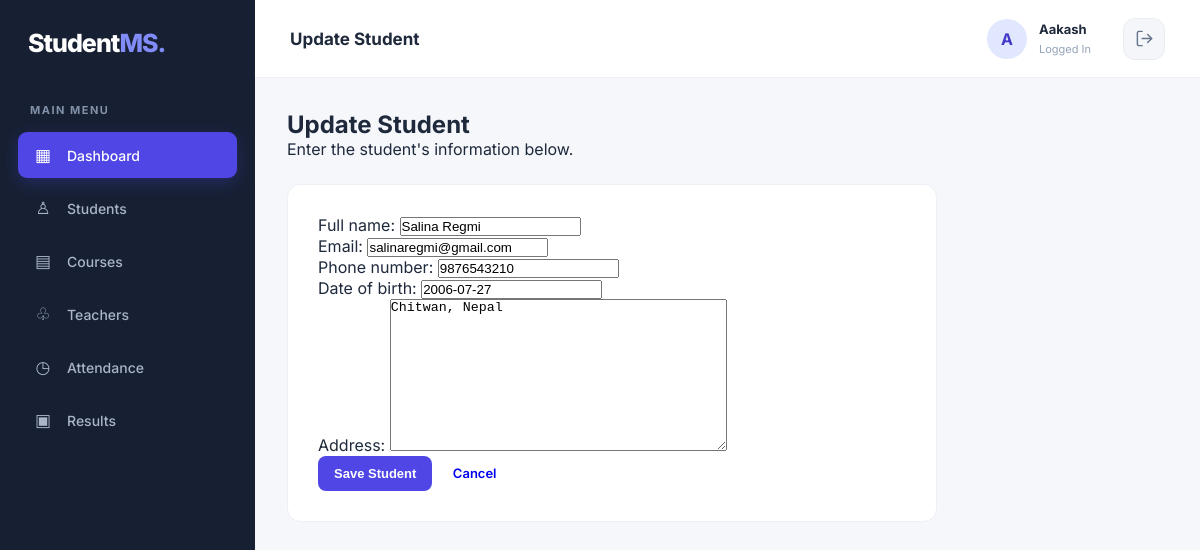
Page /students/2/edit/ (signed in) on the earlier database version.
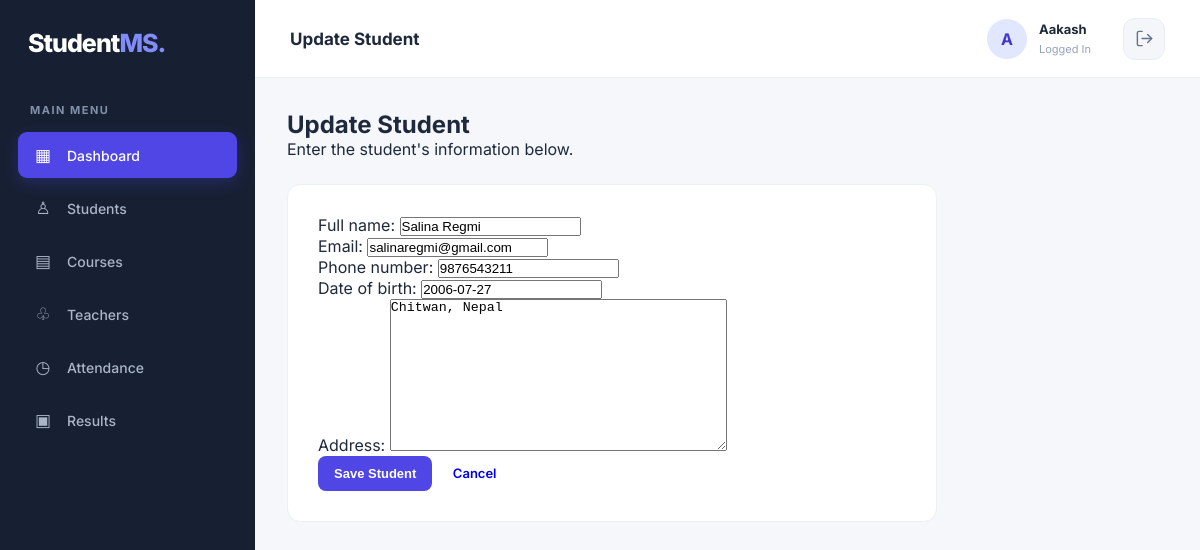
Same page on the later database version.
### students/models.py (models this page shows, shortened)
class Student(models.Model):
    full_name = models.CharField(max_length=100)
    email = models.EmailField(unique=True)
    phone_number = models.CharField(max_length=15, unique=True)
    date_of_birth = models.DateField(blank=True, null=True)
    address = models.TextField(blank=True, null=True)
    enrollment_date = models.DateField(auto_now_add=True)

### students/views.py (the view)
# urls.py: path('students/<int:pk>/edit/', views.student_update, name='student_update'),
@login_required
def student_update(request, pk):
    student = get_object_or_404(Student, pk=pk)
    if request.method == 'POST':
        form = StudentForm(request.POST, instance=student)
        if form.is_valid():
            form.save()
            return redirect('student_list')
    else:
        form = StudentForm(instance=student)
    return render(request, 'students/student_form.html', {
        'form': form,
        'title': 'Update Student'
    })

### students/forms.py
class StudentForm(forms.ModelForm):
    class Meta:
        model = Student
        fields = [
            'full_name',
            'email',
            'phone_number',
            'date_of_birth',
            'address',
        ]

### students/templates/students/student_form.html (shortened to what this page needs)
{% extends 'students/base.html' %}
{% block page_heading %}{{ title }}{% endblock %}
{% block content %}
<div class="page-heading">
    <div>
        <h2>{{ title }}</h2>
        <p>Enter the student's information below.</p>
    </div>
</div>
<div class="form-container">
    <form method="POST">
        {{ form.as_p }}
        <div class="form-actions">
            <button type="submit" class="btn btn-primary">
                Save Student
            </button>
            <a href="{% url 'student_list' %}"
               class="btn btn-cancel">
                Cancel
            </a>
        </div>
    </form>
</div>
{% endblock %}

Differences in the rows shown:
changed Student "Salina Regmi": phone_number "9876543210" → "9876543211"
